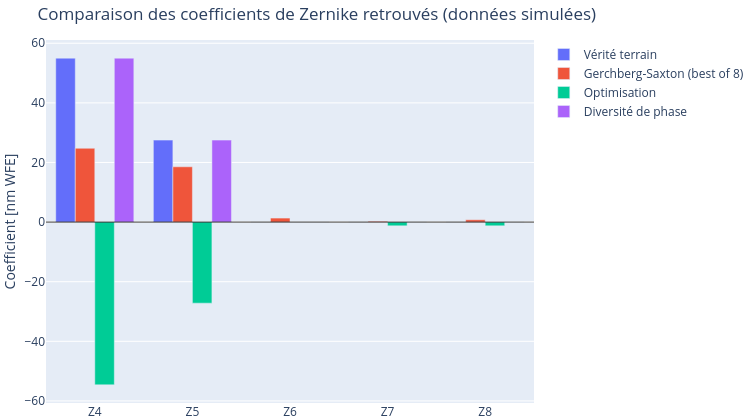

This figure's notebook cell:
### Code cell
results = {
    "Gerchberg-Saxton (best of 8)": coeffs_gs_best,
    "Optimisation": coeffs_opt,
    "Diversité de phase": coeffs_pd,
}

print(f"{'Méthode':<32} {'RMS (nm)':>10} {'corr':>8}")
for name, c in results.items():
    print(f"{name:<32} {rms_error(c):10.2f} {correlation(c):8.3f}")

# --- Comparaison graphique des premiers modes ---
n_show = 8
modes = np.arange(4, n_show + 1)
mode_labels = [f"Z{m}" for m in modes]

fig = go.Figure()
fig.add_bar(x=mode_labels, y=coeffs_true_nm[3:n_show], name="Vérité terrain")
for name, c in results.items():
    fig.add_bar(x=mode_labels, y=c[3:n_show], name=name)
fig.update_layout(
    barmode="group",
    title="Comparaison des coefficients de Zernike retrouvés (données simulées)",
    yaxis_title="Coefficient [nm WFE]",
    width=750, height=420,
    margin=dict(l=0, r=0, t=40, b=0),
)
fig.add_hline(y=0, line_color="black", line_width=0.8)
fig.show()

### Figure 1 — Plotly figure (JSON) as saved in the notebook; plotly's stock layout.template omitted (floating-point values rounded to 4 significant figures)
{"data": [{"name": "Vérité terrain", "type": "bar", "x": ["Z4", "Z5", "Z6", "Z7", "Z8"], "y": [55.0, 27.5, 1.366e-15, -1.542e-09, -1.542e-09]}, {"name": "Gerchberg-Saxton (best of 8)", "type": "bar", "x": ["Z4", "Z5", "Z6", "Z7", "Z8"], "y": [24.76, 18.55, 1.346, 0.2621, 0.7821]}, {"name": "Optimisation", "type": "bar", "x": ["Z4", "Z5", "Z6", "Z7", "Z8"], "y": [-54.61, -27.2, 1.783e-09, -1.248, -1.248]}, {"name": "Diversité de phase", "type": "bar", "x": ["Z4", "Z5", "Z6", "Z7", "Z8"], "y": [55.0, 27.5, 3.585e-12, 1.451e-07, 1.451e-07]}], "layout": {"barmode": "group", "height": 420, "margin": {"b": 0, "l": 0, "r": 0, "t": 40}, "shapes": [{"line": {"color": "black", "width": 0.8}, "type": "line", "x0": 0, "x1": 1, "xref": "x domain", "y0": 0, "y1": 0, "yref": "y"}], "title": {"text": "Comparaison des coefficients de Zernike retrouvés (données simulées)"}, "width": 750, "yaxis": {"title": {"text": "Coefficient [nm WFE]"}}}}
